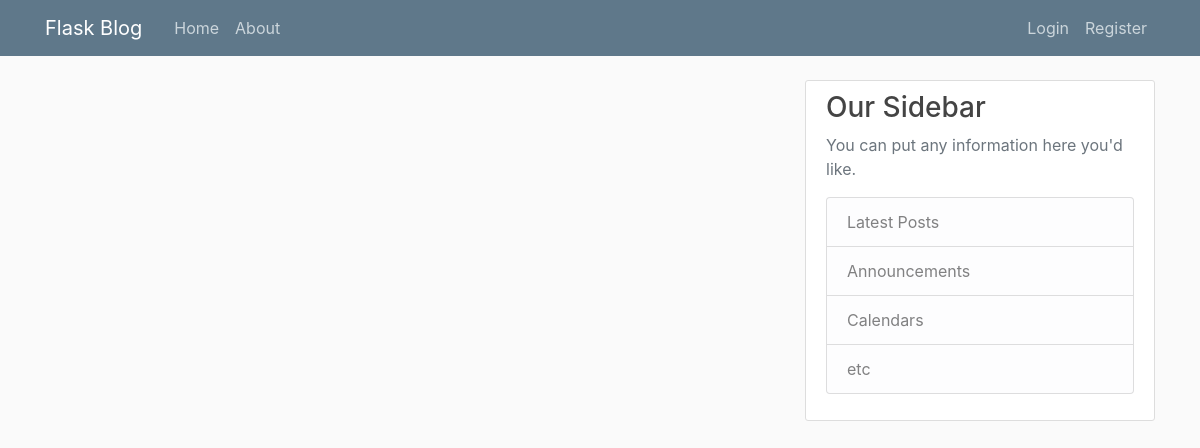
Page /home on the earlier database version.
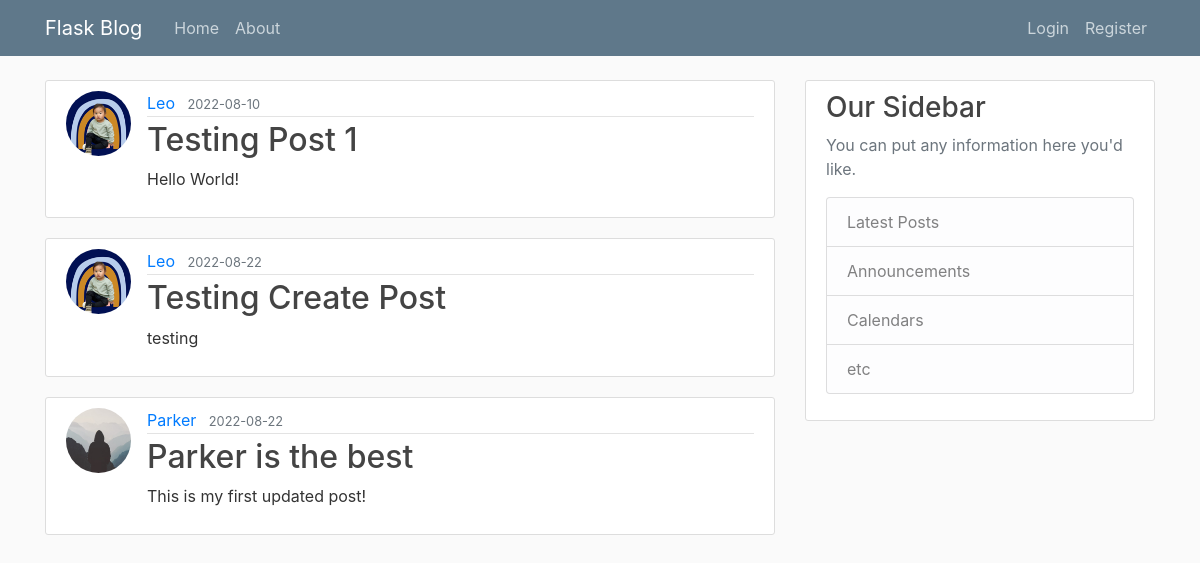
Same page on the later database version.
### flaskblog/models.py (models this page shows, shortened)
class Post(db.Model):  # Inherit from db.Model
    id = db.Column(db.Integer, primary_key=True)
    title = db.Column(db.String(100), nullable=False)
    date_posted = db.Column(db.DateTime, nullable=False, default=datetime.utcnow)
    content = db.Column(db.Text, nullable=False)
    user_id = db.Column(db.Integer, db.ForeignKey('user.id'), nullable=False)

class User(db.Model, UserMixin):  # Inherit from db.Model. UserMixin is required.
    id = db.Column(db.Integer, primary_key=True) # User id
    username = db.Column(db.String(20), unique=True, nullable=False) # Username, 20 char length max, must be unique, must have at least a username
    email = db.Column(db.String(120), unique=True, nullable=False) # Email
    image_file = db.Column(db.String(20), nullable=False, default='default.jpeg')  # Profile pic
    password = db.Column(db.String(60), nullable=False)
    posts = db.relationship('Post', backref='author', lazy=True) # backref allows Post to get the user that created the post. Every post must have a User. But a User can have many Posts.

### flaskblog/routes.py (the view)
@app.route("/")
@app.route("/home")
def home():
    posts = Post.query.all()
    return render_template('home.html', posts=posts)

### flaskblog/templates/home.html
{% extends 'layout.html' %}
{% block content %}
    {% for post in posts %}
        <article class="media content-section">
            <img class="rounded-circle article-img" src="{{ url_for('static', filename='profile_pics/' + post.author.image_file) }}">
            <div class="media-body">
            <div class="article-metadata">
                <a class="mr-2" href="#">{{ post.author.username }}</a>
                <small class="text-muted">{{ post.date_posted.strftime('%Y-%m-%d') }}</small>
            </div>
            <h2><a class="article-title" href="{{ url_for('post', post_id=post.id) }}">{{ post.title }}</a></h2>
            <p class="article-content">{{ post.content }}</p>
            </div>
        </article>
    {% endfor %}
{% endblock content %}

### flaskblog/templates/layout.html (shortened to what this page needs)
<html>
<head>
    <link rel="stylesheet" href="https://maxcdn.bootstrapcdn.com/bootstrap/4.0.0/css/bootstrap.min.css">
    <link rel="stylesheet" type="text/css" href="{{ url_for('static', filename='main.css') }}">
</head>
<body>
    <header class="site-header">
        <nav class="navbar navbar-expand-md navbar-dark bg-steel fixed-top">
            <div class="container">
            <a class="navbar-brand mr-4" href="/">Flask Blog</a>
            <div class="collapse navbar-collapse" id="navbarToggle">
                <div class="navbar-nav mr-auto">
                <a class="nav-item nav-link" href="{{ url_for('home') }}">Home</a>
                <a class="nav-item nav-link" href="{{ url_for('about') }}">About</a>
                </div>
                <div class="navbar-nav">
                    {% if current_user.is_authenticated %}
                        <a class="nav-item nav-link" href="{{ url_for('new_post') }}">New Post</a>
                        <a class="nav-item nav-link" href="{{ url_for('account') }}">Account</a>
                        <a class="nav-item nav-link" href="{{ url_for('logout') }}">Logout</a>
                    {% else %}
                        <a class="nav-item nav-link" href="{{ url_for('login') }}">Login</a>
                        <a class="nav-item nav-link" href="{{ url_for('register') }}">Register</a>
                    {% endif %}
                </div>
            </div>
            </div>
        </nav>
    </header>
    <main role="main" class="container">
    <div class="row">
        <div class="col-md-8">
            {% block content %}{% endblock %}
        </div>
        <div class="col-md-4">
        <div class="content-section">
            <h3>Our Sidebar</h3>
            <p class='text-muted'>You can put any information here you'd like.
            <ul class="list-group">
                <li class="list-group-item list-group-item-light">Latest Posts</li>
                <li class="list-group-item list-group-item-light">Announcements</li>
                <li class="list-group-item list-group-item-light">Calendars</li>
                <li class="list-group-item list-group-item-light">etc</li>
            </ul>
            </p>
        </div>
        </div>
    </div>
    </main>
</body>
</html>

### flaskblog/static/main.css (style rules this page uses)
body { background: #fafafa; color: #333333; margin-top: 5rem; }
h1, h2, h3, h4, h5, h6 { color: #444444; }
.bg-steel { background-color: #5f788a; }
.site-header .navbar-nav .nav-link { color: #cbd5db; }
.content-section { background: #ffffff; padding: 10px 20px; border: 1px solid #dddddd; border-radius: 3px; margin-bottom: 20px; }
.article-title { color: #444444; }
.article-content { white-space: pre-line; }
.article-img { height: 65px; width: 65px; margin-right: 16px; }
.article-metadata { padding-bottom: 1px; margin-bottom: 4px; border-bottom: 1px solid #e3e3e3 }

Differences in the rows shown:
added Post: image_file (picture), author.username "Leo", date_posted "2022-08-10", title "Testing Post 1", content "Hello World!"
added Post: image_file (picture), author.username "Leo", date_posted "2022-08-22", title "Testing Create Post", content "testing"
added Post: image_file (placeholder picture), author.username "Parker", date_posted "2022-08-22", title "Parker is the best", content "This is my first updated post!"
